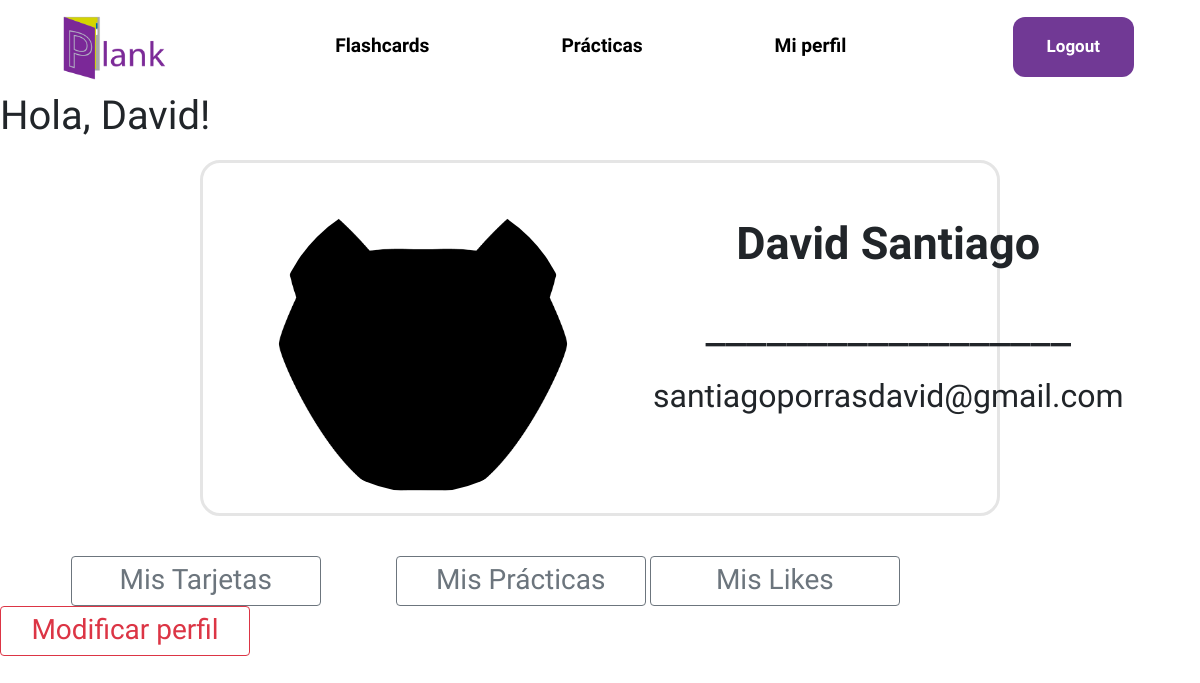
Screenshot of /perfil/ (signed in) with the database file from the repository.
### usuario/models.py (models this page shows, shortened)
class User(AbstractBaseUser,PermissionsMixin):
    nombre = models.CharField(max_length=100,blank=False)
    apellido = models.CharField(max_length=100, blank=True)
    email = models.EmailField(max_length=255, unique= True)
    password = models.CharField(max_length=200)
    imagenPerfil = models.ImageField(upload_to='pfp',default="planky.png",null=True,blank=True)
    is_active = models.BooleanField(default=True)
    is_staff = models.BooleanField(default=False)
    USERNAME_FIELD = 'email'
    REQUIRED_FIELDS = ['nombre'] #email & password estan por default
    objects = UserManager()

### usuario/views.py (the view)
# urls.py: path("perfil/",login_required(views.perfil),name="perfil"),
def perfil(request):
    return render(request, "users/perfil.html")

### usuario/templates/users/perfil.html (shortened to what this page needs)
{% extends 'core/layout.html' %}
{% load static %}
{%block cssPath%}
<link rel="stylesheet" href="{% static 'user/tarjetaPerfil.css' %}"  type="text/css" />
{%endblock cssPath%}
{% block body %}
    <h1>Hola, {{request.user.nombre}}!</h1>
    <div class = "lab-container">
        <div id="columnaUNO">
            <img  style="width: 300px; height: 300px; border-radius: 400px;" src="{{request.user.imagenPerfil.url}}"/>
        </div>
        <div id="columnaDOS">
            <form action="ejemplo.php" method="get">
                <div id="nombres">
                    <p><b>{{request.user.nombre}} {{request.user.apellido}}</b></p>
                    __________________
                    <p><h2>{{request.user.email}}</h2></p>
                </div>
            </form>
        </div>
    </div>
    <p style="color:white";>Red paragraph text </p>
    <a class="btn btn-outline-secondary" href="{%url 'usuario:misFlashcards'%}" style='width:250px; height:50px;' >
        <h3>Mis Tarjetas</h3></a>
      <a class="btn btn-outline-secondary" href="{%url 'usuario:misPracticas'%}" style='width:250px; height:50px;' >
        <h3>Mis Prácticas</h3></a>
    <a class="btn btn-outline-secondary" href="{%url 'usuario:misLikes'%}" style='width:250px; height:50px;' >
            <h3>Mis Likes</h3></a>
        <a class="btn btn-outline-danger" href="{%url 'usuario:modificarPerfil'%}" style='width:250px; height:50px;' >
            <h3>Modificar perfil</h3></a>
{% endblock body %}

### core/static/core/stylesheet.css (style rules this page uses)
* { font-family: 'Asap', sans-serif; --plank-main-color:#713995; }

### usuario/static/user/tarjetaPerfil.css (style rules this page uses)
* { font-family: 'Asap', sans-serif; }
.lab-container { border: solid #E5E5E5 !important ; border-radius: 20PX; margin-top: 20px; margin-right: 200px; margin-left: 200px; background-color: #ffffff !important ; text-align:center; padding-top: 20px; padding-bottom: 20px; padding-left: 20px; }
* { margin:0; padding:0; }
#columnaUNO { top:300px; left:100px; width:400px; margin-top:10px; }
#columnaDOS { position:absolute; top:200px; margin-left:430px; margin-right:20px; margin-top:10px; }
#nombres { font-size: 45px; }

### rows the page displays
User: user.nombre "David", user.imagenPerfil (picture), user.apellido "Santiago", user.email "santiagoporrasdavid@gmail.com"
